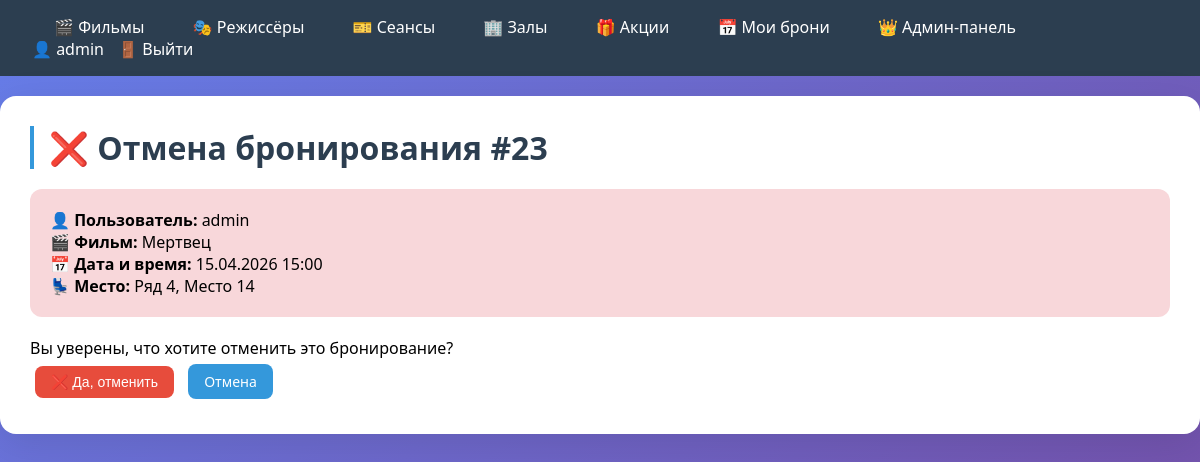
/admin-panel/booking/23/cancel/ (signed in), run on the app's committed database.
### cinema/models.py (models this page shows, shortened)
class User(AbstractUser):
    birth_date = models.DateField('Дата рождения', null=True, blank=True)
    groups = models.ManyToManyField(
        'auth.Group',
        verbose_name='groups',
        blank=True,
        help_text='The groups this user belongs to.',
        related_name='cinema_user_set',
        related_query_name='cinema_user',
    )
    user_permissions = models.ManyToManyField(
        'auth.Permission',
        verbose_name='user permissions',
        blank=True,
        help_text='Specific permissions for this user.',
        related_name='cinema_user_set',
        related_query_name='cinema_user',
    )
    class Meta:
        verbose_name = 'Пользователь'
        verbose_name_plural = 'Пользователи'
        swappable = 'AUTH_USER_MODEL'

class Booking(models.Model):
    STATUS_CHOICES = [
        ('pending', 'Ожидает подтверждения'),
        ('confirmed', 'Подтверждено'),
        ('cancelled', 'Отменено'),
    ]
    session = models.ForeignKey(Session, on_delete=models.CASCADE, verbose_name='Сеанс', related_name='bookings')
    user = models.ForeignKey(User, on_delete=models.CASCADE, verbose_name='Пользователь', related_name='bookings')
    seat_row = models.IntegerField('Ряд')
    seat_number = models.IntegerField('Место')
    status = models.CharField('Статус', max_length=20, choices=STATUS_CHOICES, default='pending')
    created_at = models.DateTimeField('Дата бронирования', auto_now_add=True)
    class Meta:
        verbose_name = 'Бронирование'
        verbose_name_plural = 'Бронирования'
        unique_together = ('session', 'seat_row', 'seat_number')

class Session(models.Model):
    movie = models.ForeignKey(Movie, on_delete=models.CASCADE, verbose_name='Фильм', related_name='sessions')
    hall = models.ForeignKey(Hall, on_delete=models.CASCADE, verbose_name='Зал', related_name='sessions')
    start_time = models.DateTimeField('Время начала')
    price = models.DecimalField('Цена', max_digits=8, decimal_places=2)
    class Meta:
        verbose_name = 'Сеанс'
        verbose_name_plural = 'Сеансы'

class Movie(models.Model):
    title = models.CharField('Название', max_length=200)
    description = models.TextField('Описание')
    duration_min = models.IntegerField('Длительность (мин)')
    rating = models.FloatField('Рейтинг', default=0.0)
    poster = models.ImageField('Постер', upload_to='posters/', blank=True, null=True)
    release_year = models.IntegerField('Год выпуска')
    director = models.ForeignKey(Director, on_delete=models.SET_NULL, null=True, blank=True, verbose_name='Режиссёр',
                                 related_name='movies')
    genres = models.ManyToManyField(Genre, through='MovieGenre', verbose_name='Жанры')
    class Meta:
        verbose_name = 'Фильм'
        verbose_name_plural = 'Фильмы'

### cinema/views.py (the view, shortened to what this page needs)
# urls.py: path('admin-panel/booking/<int:pk>/cancel/', views.admin_booking_cancel, name='admin_booking_cancel'),
@login_required
@user_passes_test(is_admin)
def admin_booking_cancel(request, pk):
    booking = get_object_or_404(Booking, pk=pk)
    return render(request, 'cinema/admin_booking_cancel.html', {'booking': booking})

### cinema/views.py (called while the page is built)
def is_admin(user):
    return user.is_staff or user.is_superuser

### cinema/templates/cinema/admin_booking_cancel.html (shortened to what this page needs)
{% extends 'cinema/base.html' %}
{% block content %}
<h1>❌ Отмена бронирования #{{ booking.id }}</h1>
<div style="background: #f8d7da; padding: 20px; border-radius: 12px; margin-bottom: 20px;">
    <p><strong>👤 Пользователь:</strong> {{ booking.user.username }}</p>
    <p><strong>🎬 Фильм:</strong> {{ booking.session.movie.title }}</p>
    <p><strong>📅 Дата и время:</strong> {{ booking.session.start_time|date:"d.m.Y H:i" }}</p>
    <p><strong>💺 Место:</strong> Ряд {{ booking.seat_row }}, Место {{ booking.seat_number }}</p>
</div>
<p>Вы уверены, что хотите отменить это бронирование?</p>
<form method="post">
    <button type="submit" class="btn btn-danger">❌ Да, отменить</button>
    <a href="{% url 'admin_bookings' %}" class="btn">Отмена</a>
</form>
{% endblock %}

### cinema/templates/cinema/base.html (shortened to what this page needs)
{% load static %}
<!DOCTYPE html>
<html lang="ru">
<head>
    <link rel="stylesheet" href="{% static 'cinema/style.css' %}">
</head>
<body>
    <nav>
        <div>
            <a href="{% url 'movie_list' %}">🎬 Фильмы</a>
            <a href="{% url 'director_list' %}">🎭 Режиссёры</a>
            <a href="{% url 'session_list' %}">🎫 Сеансы</a>
            <a href="{% url 'hall_list' %}">🏢 Залы</a>
            <a href="{% url 'promotion_list' %}">🎁 Акции</a>
            {% if user.is_authenticated %}
                <a href="{% url 'my_bookings' %}">📅 Мои брони</a>
            {% endif %}
            {% if user.is_staff %}
                <a href="{% url 'admin_panel' %}">👑 Админ-панель</a>
            {% endif %}
        </div>
        <div>
            {% if user.is_authenticated %}
                <span>👤 {{ user.username }}</span>
                <form method="post" action="{% url 'logout' %}" style="display: inline;">
                    <button type="submit">🚪 Выйти</button>
                </form>
            {% else %}
                <a href="{% url 'login' %}">🔐 Вход</a>
                <a href="{% url 'register' %}">📝 Регистрация</a>
            {% endif %}
        </div>
    </nav>
    <div class="container">
        {% block content %}{% endblock %}
    </div>
</body>
</html>

### cinema/static/cinema/style.css (style rules this page uses)
* { margin: 0; padding: 0; box-sizing: border-box; }
body { font-family: Arial, sans-serif; background: #f5f5f5; }
nav { background: #2c3e50; color: white; padding: 1rem 2rem; display: flex; justify-content: space-between; align-items: center; flex-wrap: wrap; }
nav a { color: white; text-decoration: none; margin: 0 10px; }
nav button { background: none; border: none; color: white; cursor: pointer; font: inherit; margin: 0 10px; }
.container { max-width: 1200px; margin: 20px auto; padding: 20px; background: white; border-radius: 8px; box-shadow: 0 0 10px rgba(0, 0, 0, 0.1); }
h1 { margin-bottom: 20px; color: #2c3e50; }
.btn { display: inline-block; padding: 8px 16px; background: #3498db; color: white; text-decoration: none; border-radius: 4px; margin: 5px; border: none; cursor: pointer; font-size: 14px; }
.btn-danger { background: #e74c3c; }
a { text-decoration: none !important; }
.btn { text-decoration: none !important; }
body { font-family: 'Segoe UI', Tahoma, Geneva, Verdana, sans-serif; background: linear-gradient(135deg, #667eea 0%, #764ba2 100%); min-height: 100vh; }
a { text-decoration: none; color: #3498db; transition: all 0.3s ease; position: relative; }
nav a { color: white; font-weight: 500; padding: 8px 12px; border-radius: 8px; transition: all 0.3s ease; }
.container { max-width: 1200px; margin: 20px auto; padding: 30px; background: white; border-radius: 16px; box-shadow: 0 10px 40px rgba(0, 0, 0, 0.1); }
h1 { font-size: 2rem; color: #2c3e50; margin-bottom: 20px; border-left: 4px solid #3498db; padding-left: 15px; }
.btn { display: inline-block; padding: 8px 16px; border-radius: 8px; font-size: 14px; font-weight: 500; text-align: center; cursor: pointer; transition: all 0.3s ease; border: none; background: #3498db; color: white; }

### data on the page
User: username "admin"
Booking: id "23", user.username "admin", session.movie "Мертвец", session.start_time "15.04.2026 15:00", seat_row "4", seat_number "14"
